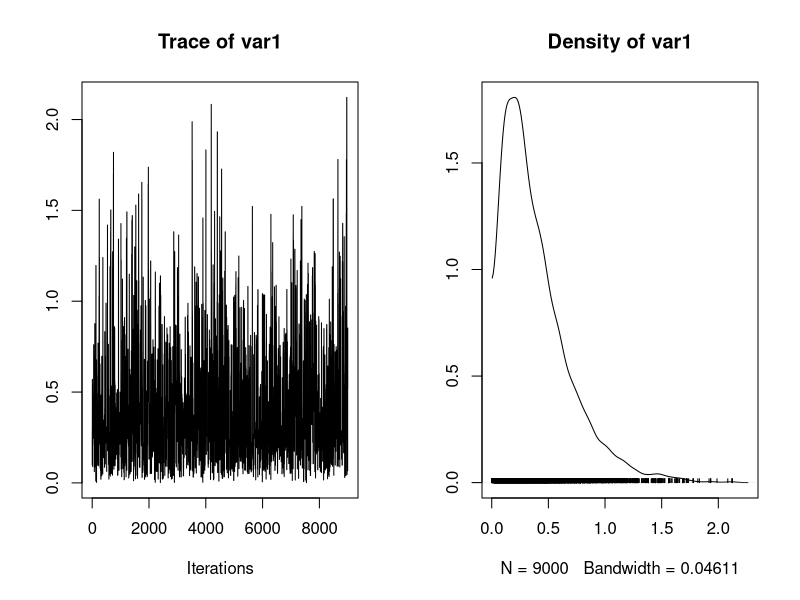
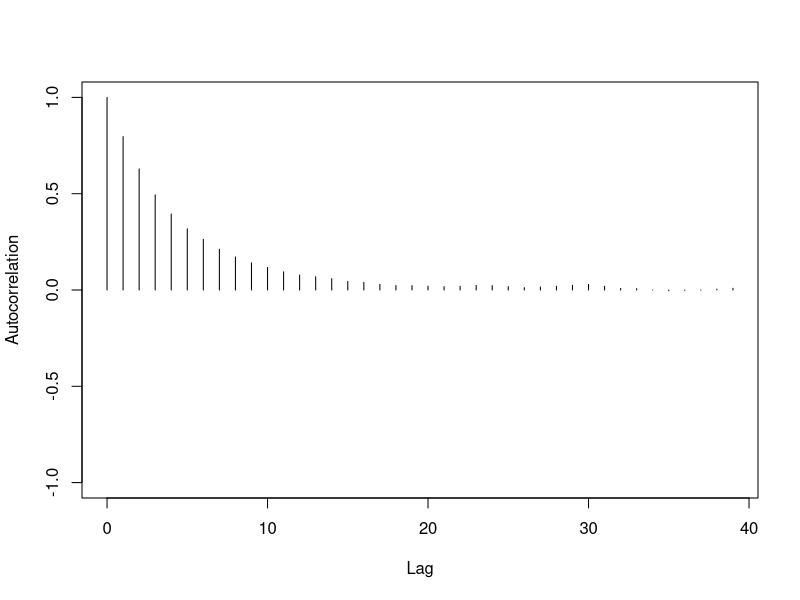
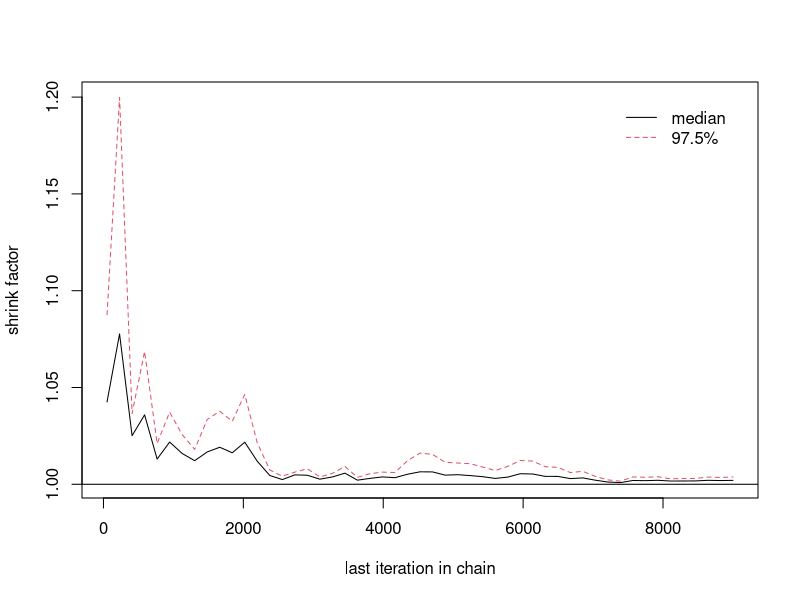
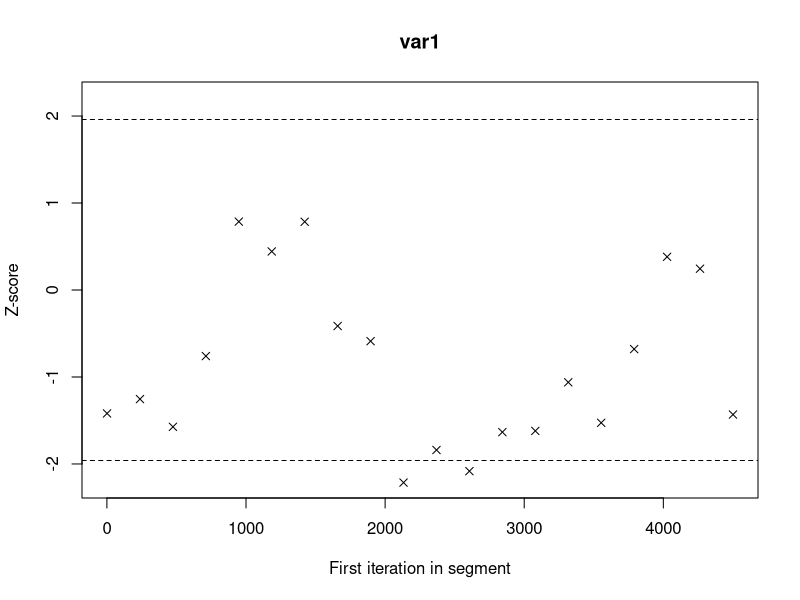

Write the R code that produced these figures, in order.
## convergence diagnostics

library(coda)

## Draw from a Gamma distribution using the Metropolis-Hastings algorithm
mh.gamma <- function(n.sims, start, burnin, cand.sd, shape, rate){
  theta.cur <- start
  draws <- c()
  
  theta.update <- function(theta.cur, shape, rate){
    theta.can <- rnorm(1, mean=theta.cur, sd=cand.sd)
    accept.prob <- dgamma(theta.can, shape=shape, rate=rate)/dgamma(theta.cur, shape=shape, rate=rate)
    if(runif(1) <= accept.prob)
      theta.can
    else
      theta.cur
  }

  for(i in 1:n.sims){
    draws[i] <- theta.cur <- theta.update(theta.cur, shape = shape, rate = rate)
  }
  
  res <- mcmc(draws[(burnin + 1):n.sims])
  cat("Acceptance Rate:", 1-rejectionRate(res), "\n")
  return(res)
}

mh.draws <- mh.gamma(10000, start = 1, burnin = 1000, cand.sd = 1, shape = 1.7, rate = 4.4)
gamma.draws <- rgamma(10000, shape = 1.7, rate = 4.4)

plot(mh.draws)
autocorr.plot(mh.draws)



mh.draws1 <- mh.gamma(10000, start = 1, burnin = 1000, cand.sd = 1, shape = 1.7, rate = 4.4)
mh.draws2 <- mh.gamma(10000, start = 1, burnin = 1000, cand.sd = 1, shape = 1.7, rate = 4.4)
mh.draws3 <- mh.gamma(10000, start = 1, burnin = 1000, cand.sd = 1, shape = 1.7, rate = 4.4)
mh.draws4 <- mh.gamma(10000, start = 1, burnin = 1000, cand.sd = 1, shape = 1.7, rate = 4.4)
mh.draws5 <- mh.gamma(10000, start = 1, burnin = 1000, cand.sd = 1, shape = 1.7, rate = 4.4)

mh.list <- mcmc.list(list(mcmc(mh.draws1), mcmc(mh.draws2), mcmc(mh.draws3), mcmc(mh.draws4), mcmc(mh.draws5)))

gelman.diag(mh.list)
gelman.plot(mh.list)

geweke.diag(mh.draws) # the output is a Z-score
geweke.plot(mh.draws)

raftery.diag(mh.draws, q = 0.025, r = 0.005, s = 0.95)

heidel.diag(mh.draws)

